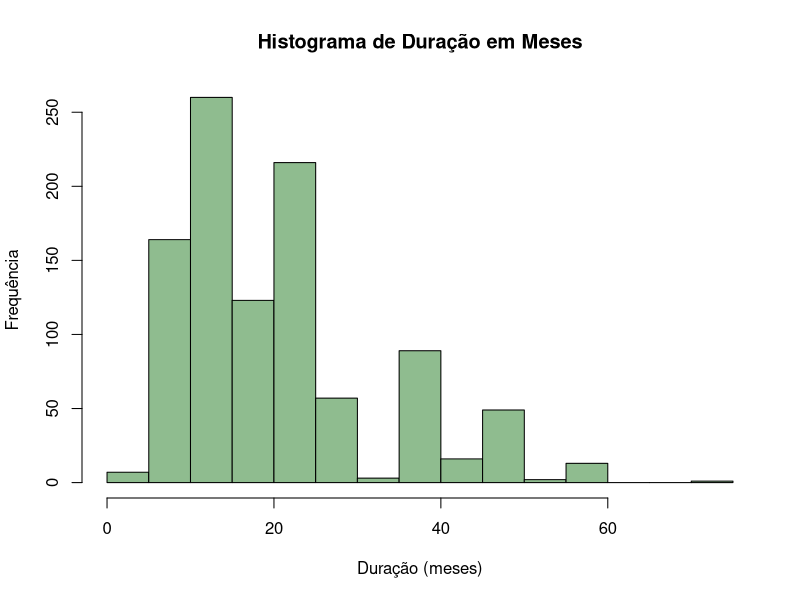
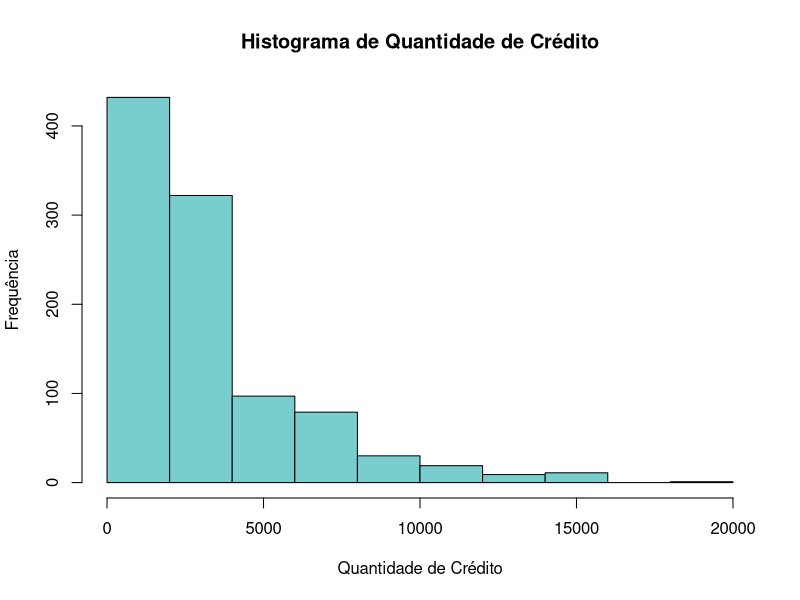
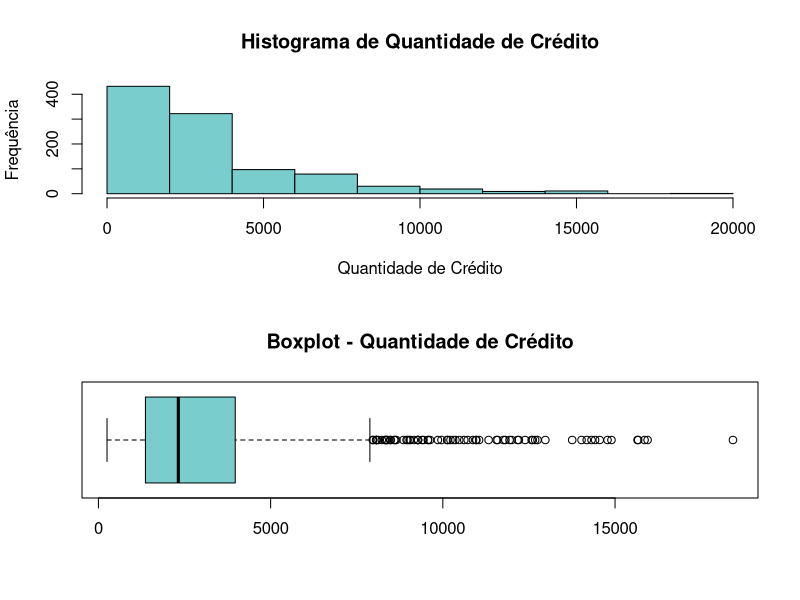
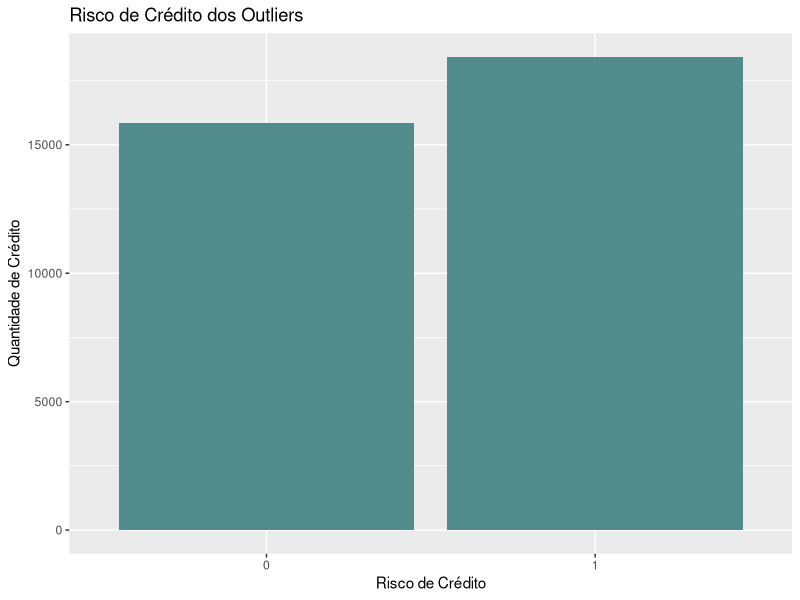
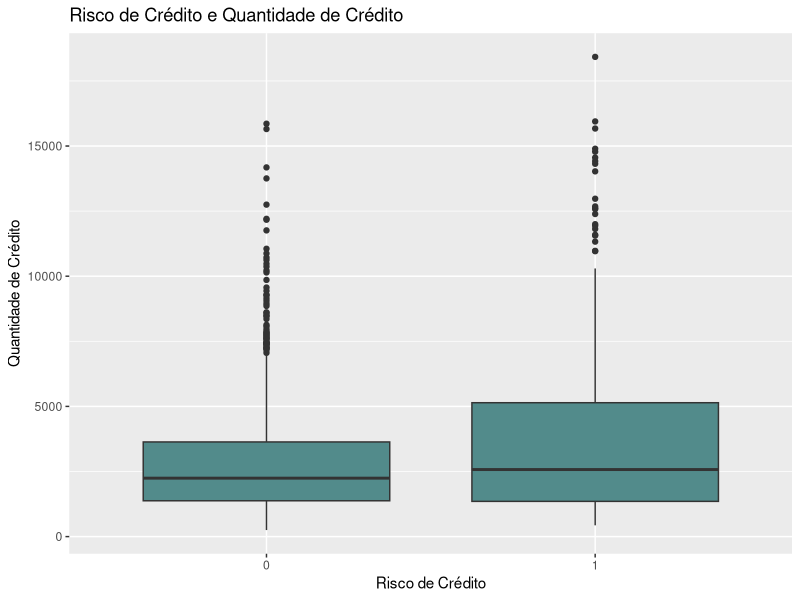
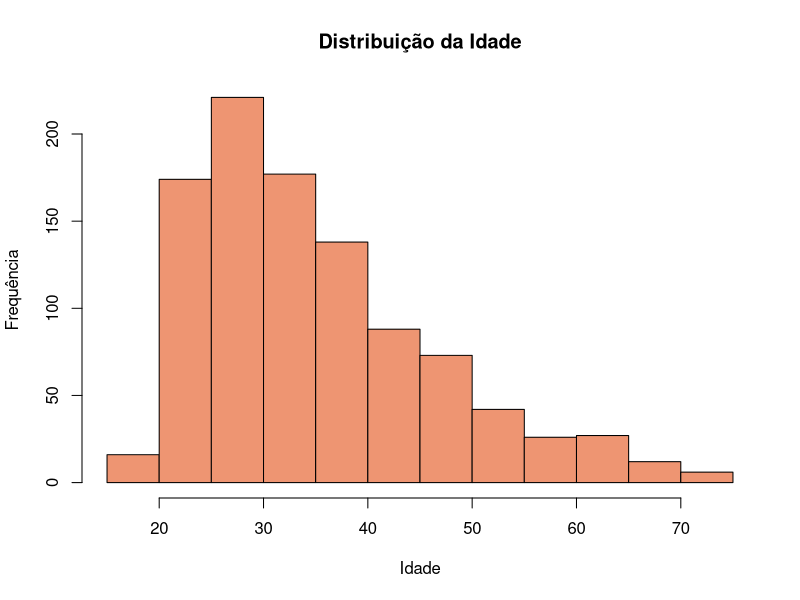
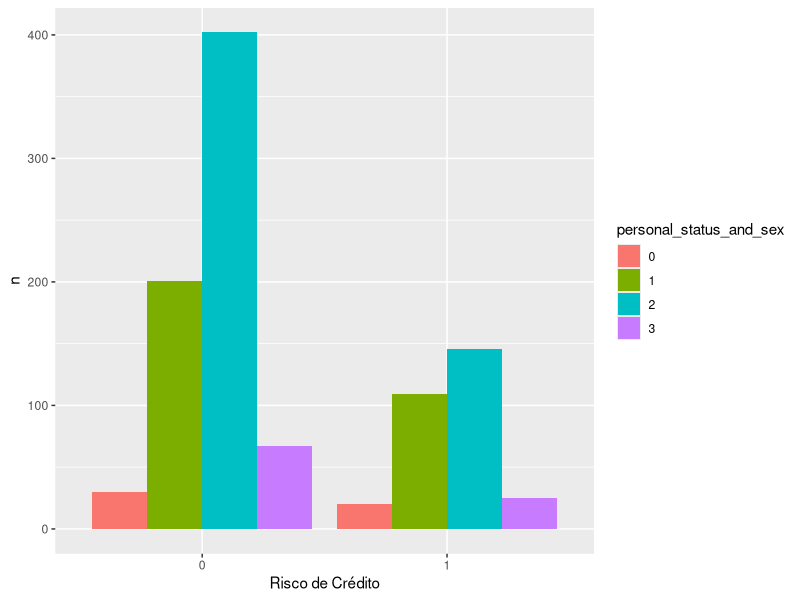
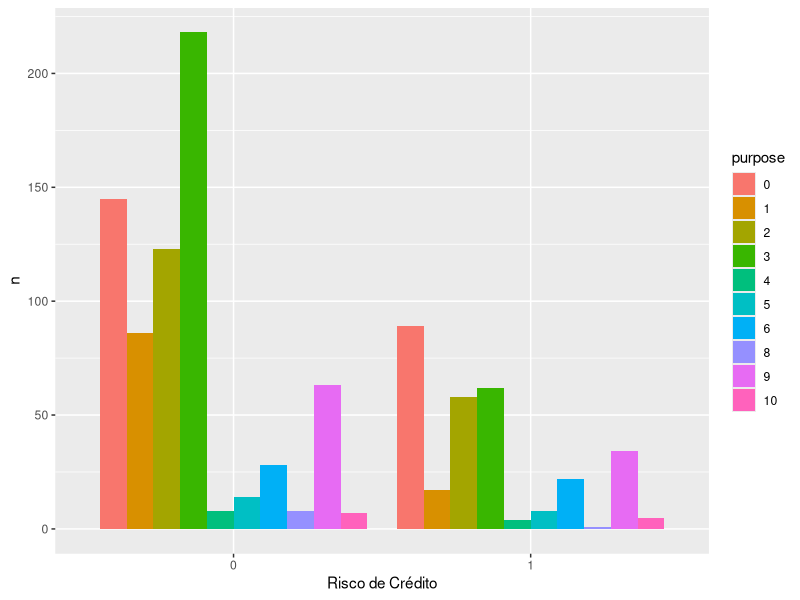

Source code (R) for these figures, in order:
# Mini Projeto - Análise de Risco de Crédito

# Análise Exploratória

setwd()

# Carregamento de pacotes
library(e1071)
library(gmodels)
library(dplyr)
library(ggplot2)

############################# ANÁLISE EXPLORATÓRIA #############################

# Lendo os dados
dados <- read.csv('german_dataset_tratado.csv')

View(dados)

# Configurando o tipo dos dados
# Definindo colunas como fator
dados[, c(1, 3:4, 6:10, 12, 14:21)] <- lapply(dados[, c(1, 3:4, 6:10, 12, 14:21)], as.factor)
str(dados)

# Definindo colunas como numeric (basicamente todas as colunas, exceto as defininas anteriormente)
dados[, -c(1, 3:4, 6:10, 12, 14:21)] <- lapply(dados[, -c(1, 3:4, 6:10, 12, 14:21)], as.numeric)
str(dados)

# Visualizando as variáveis numéricas

# Variável duration_month
summary(dados$duration_month)
# Observa-se que a média é maior que a mediana, logo a distribuição está um pouco
# alongada para a direita (right skewed) -> Distribuição assimétrica à direita.
# Isso pode ser comprovado calculando o skewness e plotando o histograma da coluna.
skewness(dados$duration_month)
# skewness positivo, logo distribuição assimétrica à direita
hist(dados$duration_month, main = 'Histograma de Duração em Meses', col = 'darkseagreen',
     xlab = 'Duração (meses)', ylab = 'Frequência')

?hist

# Variável credit_amount
summary(dados$credit_amount)
# Observa-se que a média é maior que a mediana, logo a distribuição está um pouco
# alongada para a direita (right skewed) -> Distribuição assimétrica à direita.
# Isso pode ser comprovado calculando o skewness e plotando o histograma da coluna.
skewness(dados$credit_amount)
# skewness positivo, logo distribuição assimétrica à direita
hist(dados$credit_amount, main = 'Histograma de Quantidade de Crédito', col = 'darkslategray3',
     xlab = 'Quantidade de Crédito', ylab = 'Frequência')

# Representação da variável através do boxplot
# Criando espaço para plot dos dois gráficos juntos
par(mfrow = c(2, 1))

# Inserindo o histograma
hist(dados$credit_amount, main = 'Histograma de Quantidade de Crédito', col = 'darkslategray3',
     xlab = 'Quantidade de Crédito', ylab = 'Frequência')

# Inserindo o boxplot
?boxplot
b1 <- boxplot(dados$credit_amount, horizontal = TRUE, col = 'darkslategray3', varwidth = TRUE,
        main = 'Boxplot - Quantidade de Crédito')
b1$out
# Vemos aqui que existem vários outliers na quantidade de crédito dos indivíduos.
# É interessante lembrar que para a construção de modelos preditivos, é importante
# tratar esses valores outliers para não comprometer a qualidade do modelo.
# Podemos inclusive verificar o perfil das pessoas que possuem altos valores de
# quantidade de crédito, em relação por exemplo, ao risco de crédito
outliers <- dados %>%
  filter(credit_amount %in% b1$out)

# Visualizando
outliers %>%
  group_by(credit_risk) %>%
  ggplot(aes(x = credit_risk, y = credit_amount)) +
  geom_bar(stat = 'identity', position = 'dodge', fill = '#528b8b') +
  ggtitle("Risco de Crédito dos Outliers") +
  scale_x_discrete(name ="Risco de Crédito") +
  scale_y_continuous(name ="Quantidade de Crédito")
# Notamos que esses valores em outlier não parece diferir quanto ao risco de crédito,
# já que a distribuição é bem parecida.

# Podemos ainda verificar como é o relacionamento entre essas duas variáveis:
par(mfrow = c(1, 1))
dados %>%
  group_by(credit_risk) %>%
  ggplot(aes(x = credit_risk, y = credit_amount)) +
  geom_boxplot(fill = '#528b8b') +
  ggtitle("Risco de Crédito e Quantidade de Crédito") +
  scale_x_discrete(name ="Risco de Crédito") +
  scale_y_continuous(name ="Quantidade de Crédito")

# Complementando esse boxplot, é possível fazer um teste de hipóteses para saber
# se há uma diferença significativa entre grupos (0  e 1 - bom e ruim risco de crédito)
# em relação à quantidade de crédito disponível.
credit.test <- t.test(formula = credit_amount ~ credit_risk,
                       data = dados)
credit.test
# O valor-p encontrado foi de 2.478e-05, dado que a hipótese nula é que não há
# diferença significativa entre os grupos. Logo, podemos considerar que temos
# evidências estatísticas para aceitar a hipótese nula. Ou seja, parece mesmo
# não haver diferença significativa entre os riscos de crédito (bom e ruim) em
# relação à disponibilidade de crédito do indivíduo.

# Variável age
summary(dados$age)
# Observa-se que a média é maior que a mediana, logo a distribuição está um pouco
# alongada para a direita (right skewed) -> Distribuição assimétrica à direita.
# Isso pode ser comprovado calculando o skewness e plotando o histograma da coluna.
skewness(dados$age)
# skewness positivo, logo distribuição assimétrica à direita
hist(dados$age, main = 'Distribuição da Idade', col = 'lightsalmon2',
     xlab = 'Idade', ylab = 'Frequência')

#### Variáveis categóricas

# Podemos construir gráficos para avaliar como estão distribuídas as categorias
dados %>% 
  group_by(credit_risk, personal_status_and_sex) %>%
  summarise(n = n()) %>%
  ggplot(aes(x = credit_risk, y = n, fill = personal_status_and_sex)) +
  geom_bar(stat = 'identity', position = 'dodge') +
  scale_x_discrete(name ="Risco de Crédito")

# Nesse caso vemos que a maioria das pessoas que tem bom risco de crédito são
# homens solteiros. E também são a maioria entre o grupo de risco de crédito ruim.
# Aqui devemos abrir um parênteses e destacar que das 1000 observações, 700 são de
# risco de crédito ruim, e 300 de bom risco de crédito.
table(dados$credit_risk)

# Podemos avaliar esse comportamento para diversas outras variáveis
# Avaliando purpose
dados %>% 
  group_by(credit_risk, purpose) %>%
  summarise(n = n()) %>%
  ggplot(aes(x = credit_risk, y = n, fill = purpose)) +
  geom_bar(stat = 'identity', position = 'dodge') +
  scale_x_discrete(name ="Risco de Crédito")

# No grupo que tem baixo risco de crédito, os principais motivos para crédito no 
# banco são para compra de rádio/televisão e carro novo. No grupo com alto risco
# de crédito, os principais motivos são a compra de carro novo, seguido de rádio/
# televisão.

# Avaliando present_employment_since
dados %>% 
  group_by(credit_risk, present_employment_since) %>%
  summarise(n = n()) %>%
  ggplot(aes(x = credit_risk, y = n, fill = present_employment_since)) +
  geom_bar(stat = 'identity', position = 'dodge') +
  scale_x_discrete(name ="Risco de Crédito")

# Nesse aspecto, o padrão da distribuição é parecido. Em ambos, o grupo que mais
# domina é o de pessoas que estão entre 1 e 4 anos no emprego atual.

# Job
dados %>% 
  group_by(credit_risk, job) %>%
  summarise(n = n()) %>%
  ggplot(aes(x = credit_risk, y = n, fill = job)) +
  geom_bar(stat = 'identity', position = 'dodge') +
  scale_x_discrete(name ="Risco de Crédito")

# Vemos que a maior ocorrência aqui é de pessoas especializadas ou em empregos formais.

# housing
dados %>% 
  group_by(credit_risk, housing) %>%
  summarise(n = n()) %>%
  ggplot(aes(x = credit_risk, y = n, fill = housing)) +
  geom_bar(stat = 'identity', position = 'dodge') +
  scale_x_discrete(name ="Risco de Crédito")

# Em ambas as categorias, a maior ocorrência é de pessoas que possuem casa própria.

# saving_account
dados %>% 
  group_by(credit_risk, saving_account) %>%
  summarise(n = n()) %>%
  ggplot(aes(x = credit_risk, y = n, fill = saving_account)) +
  geom_bar(stat = 'identity', position = 'dodge') +
  scale_x_discrete(name ="Risco de Crédito")

# Observamos que a maior ocorrência é de pessoas que possuem entre 0 e 100 DM na
# sua conta bancária.

# Podemos fazer o teste do Qui-quadrado para verificar se há possibilidade de duas
# variáveis estarem relacionadas.
# A princípio é interessante verificar se o status pessoal e o sexo possuem algum
# tipo de relação com o risco de crédito.
# Farei essa análise para todas as variáveis que analisei anteriormente nos
# gráficos de barras.

# O teste do qui-quadrado é um teste de hipótese não paramétrico, que busca
# avaliar a associação entre duas variáveis qualitativas nominais.

CrossTable(dados$credit_risk, dados$personal_status_and_sex, chisq = TRUE)
?CrossTable
?chisq.test
# chisq.test(dados$credit_risk, dados$personal_status_and_sex)
# chisq.test produz o mesmo resultado que o CrossTable com chisq = TRUE

# O teste do Qui-Quadrado examina se as linhas e colunas da tabela de contingência
# são significantemente associadas. Aqui podemos elaborar a tabela de contingência
# com o CrossTable ou passar diretamente as variáveis da tabela na função chisq.test.
# Ver aqui o embasamento para essas afirmações: 
# https://www.pluralsight.com/guides/testing-for-relationships-between-categorical-variables-using-the-chi-square-test

# Elaborando as hipóteses
# Hipótese Nula (H0): As variáveis são independentes.
# Hipótese Alternativa (H1): As variáveis não são independentes, ou seja, existe
# dependência entre elas.

# No caso das variáveis personal_status_and_sex e credit_risk, encontramos um 
# valor-p de 0,022238.
# O p-valor (ou valor-p ou p-value) nos informa o quanto é possível obter os dados
# que temos, partindo do pressuposto que a hipótese nula é verdadeira. 
# Quanto menor o valor-p, mais somos levados a rejeitar a hipótese nula. Por quê?
# O valor-p é uma proporção. Se o valor-p é 0.05, isso significa que 5% do tempo
# veríamos um teste estatístico tão extremo quanto o que foi encontrado se a 
# hipótese nula fosse verdadeira. Ou seja, somente em 5% do tempo observaríamos
# esses dados caso a hipótese nula fosse realmente verdadeira.
# Fonte interessante: 
# https://www.scribbr.com/statistics/p-value/#:~:text=The%20p%2Dvalue%20only%20tells,your%20alternative%20hypothesis%20is%20true.

# Trazendo esses conceitos para o nosso caso, observamos que em 2,22% do tempo,
# caso as nossas variáveis fossem independentes, teríamos os dados dispostos da
# maneira em que eles se encontram. Portanto, é uma probabilidade pequena o
# suficiente para dizer que a hipótese nula é verdadeira. Ou seja: Possuímos
# evidências estatísticas para rejeitar a hipótese nula e aceitar a hipótese
# alternativa de que o estado civil e o sexo de uma pessoa possui dependência
# com o quanto ela é um potencial risco de crédito.

# É importante ressaltar aqui que o valor-p de 0,022238 não é tão menor que o
# nível de significância utilizado de 0.05. Portanto, mais adiante neste trabalho,
# podemos avaliar se realmente essa variável pode impactar futuramente no modelo
# de Machine Learning ou não.

# Replicando o teste para as outras variáveis:
CrossTable(dados$credit_risk, dados$purpose, chisq = TRUE)

# Nesse caso especificamente temos algumas ocorrência menores que 5 na tabela de
# contingência, visto que algumas ocorrências passam de 200. Segundo a literatura,
# pode ser mais interessante nesse caso utilizar o Fisher's Exact Test.
fisher.test(table(dados$credit_risk, dados$purpose), simulate.p.value = TRUE)
# p-valor menor que 0,05, logo há evidências suficientes para não rejeitar a hipótese
# nula, de que as variáveis são depentes.

# Continuando para as demais variáveis
CrossTable(dados$credit_risk, dados$present_employment_since, chisq = TRUE)
# Mesma conclusão da variável anterior.

CrossTable(dados$credit_risk, dados$job, chisq = TRUE)
# Aqui, temos um p-valor bastante distante de 0,05. Logo, não rejeitamos a hipótese nula
# de que as variáveis são independentes. Daqui poderíamos dizer que provavelmente
# o status do emprego do indivíduo (o grau de senioridade) não parece ter muita
# influência no quanto ele possui risco de crédito.

CrossTable(dados$credit_risk, dados$housing, chisq = TRUE)
# Mesma conclusão da variável purpose.

CrossTable(dados$credit_risk, dados$saving_account, chisq = TRUE)
# Nota-se que o valor-p nesse caso é muito menor em relação aos anteriores, quase 
# 0. Portanto, aqui temos evidências para rejeitar a hipótese nula, com base no teste estatístico,
# sendo esta variável possivelmente uma que afete o comportamento do risco de crédito.
# Ou seja, o indivíduo pode ser mais arriscado que outro, dependendo do quanto ele
# possui na sua conta do banco. E isso parece fazer sentido, correto?

# Encerro aqui a análise exploratória desse dataset, com alguns insights interessantes:

# 1 - Parece não haver uma diferença significativa entre os indivíduos com bom e
# ruim riscos de crédito quando analisamos o quanto de crédito os mesmos têm disponíveis.

# 2 - Pode ser que o status civil + o sexo do indivíduo tenha uma relação pequena
# com o risco de crédito, porém como é uma variável que combina essas duas informações,
# pode ser que ela não tenha tanta relevância assim. A sugestão aqui seria a de 
# construir um modelo com e sem essa variável para avaliação da performance.

# 3 - Dentre as variáveis analisadas, a que parece ter mais influência no risco de
# crédito do indivíduo é a "saving_account", ou seja, o quanto o indivíduo possui
# na sua conta do banco parece refletir no sentido de ser um bom ou um mau pagador
# em caso de cessão de crédito.

# De próximos passos, é interessante avaliar de uma maneira global quais são as
# variáveis mais relevantes e que gerariam um modelo com boa eficiência na previsão
# do risco de crédito. A partir daí, selecionar aquelas que impactam mais no
# modelo preditivo.
